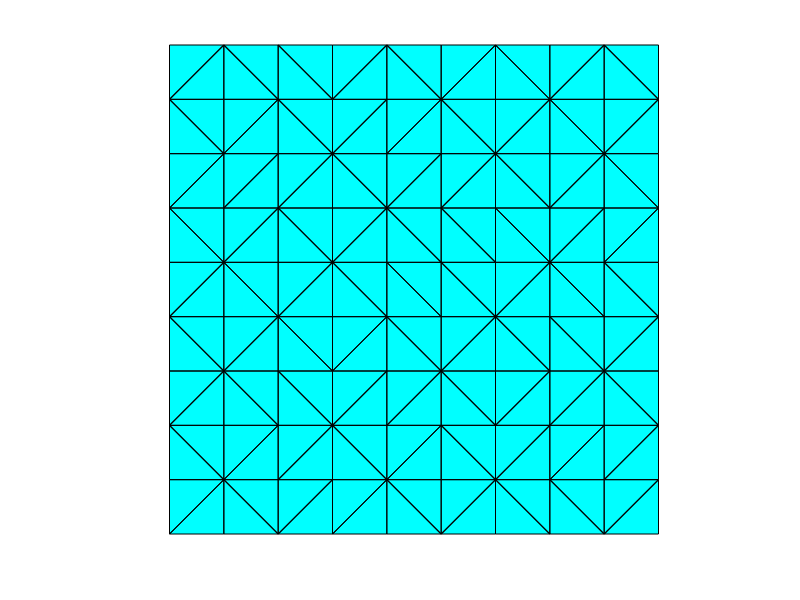
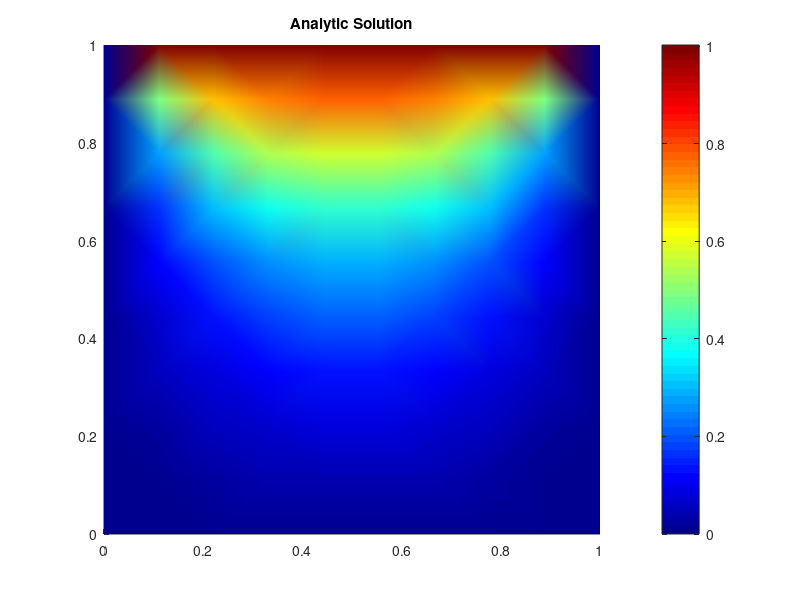
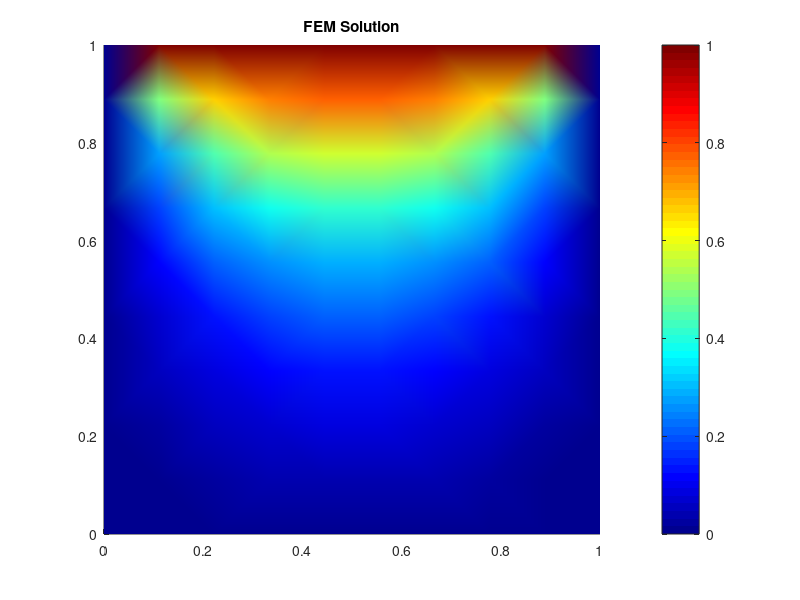

Here is the MATLAB script that generated these plots, in order: (Note: this script raises an error after producing the figures.)
clc;
clear;
close all;

V0 = 1;
W = 1;
H = 1;

Nx = 10;
Ny = 10;

dx = W/(Nx-1);
dy = H/(Ny-1);

% allocate memory for mesh nodes & connectivity list
p = zeros(2,Nx*Ny);

index = 0;
for i = 1:Ny
    y = ((i-1)*H)/(Ny-1);
    for j = 1:Nx
        x = ((j-1)*W)/(Nx-1);
        index = index + 1;
        p([1,2],index) = [x,y];
    end
end

cl = delaunay(p')'; % good for convex domain

patch('faces',cl','vertices',p','facecolor','c','edgecolor','k')
axis off equal

% Analytic solution
Vex = zeros(Nx*Ny,1);

for k = 1:100
    Vex = Vex + (sin((2*k-1)*pi*p(1,:)'/W).*sinh((2*k-1)*pi*p(2,:)'/W))...
        ./((2*k-1)*sinh((2*k-1)*pi*H/W));
    % sinh -> inf as k -> 110, stopped infinite summation at k = 100
end
Vex = Vex*4*V0/pi;

figure;
patch('faces',cl','vertices',p','edgecolor','none','facecolor','interp','facevertexcdata',Vex)
colorbar
colormap('jet')
title("Analytic Solution")


% allocate memory for stiffness matrix and load vector
% using sparse matrix
Ne = size(cl,2);
Nn = Nx*Ny;
IndexI = zeros(9,Ne);
IndexJ = zeros(9,Ne);
valK = zeros(9,Ne);
f = zeros(Nn,1);
Ae = dx*dy/2; % area of every element is the same

x13 = p(1,cl(1,:)) - p(1,cl(3,:));
x31 = -x13;
x23 = p(1,cl(2,:)) - p(1,cl(3,:));
x32 = -x23;
x12 = p(1,cl(1,:)) - p(1,cl(2,:));
x21 = -x12;
y12 = p(2,cl(1,:)) - p(2,cl(2,:));
y21 = -y12;
y23 = p(2,cl(2,:)) - p(2,cl(3,:));
y32 = -y23;
y31 = p(2,cl(3,:)) - p(2,cl(1,:));
y13 = -y31;

% M11
IndexI(1,:) = cl(1,:);
IndexJ(1,:) = cl(1,:);
valK(1,:) = (-1./(4*Ae)).*(y23.^2 + x32.^2);

% M21
IndexI(2,:) = cl(2,:);
IndexJ(2,:) = cl(1,:);
valK(2,:) = (-1./(4*Ae)).*(y23.*y31 + x32.*x13);

% M12
IndexI(4,:) = cl(1,:);
IndexJ(4,:) = cl(2,:);
valK(4,:) = valK(2,:);

% M31
IndexI(3,:) = cl(3,:);
IndexJ(3,:) = cl(1,:);
valK(3,:) = (-1./(4*Ae)).*(y23.*y12 + x32.*x21);

% M13
IndexI(7,:) = cl(1,:);
IndexJ(7,:) = cl(3,:);
valK(7,:) = valK(3,:);

% M22
IndexI(5,:) = cl(2,:);
IndexJ(5,:) = cl(2,:);
valK(5,:) = (-1./(4*Ae)).*(y31.^2 + x13.^2);

% M33
IndexI(9,:) = cl(3,:);
IndexJ(9,:) = cl(3,:);
valK(9,:) = (-1./(4*Ae)).*(y12.^2 + x21.^2);

% M32
IndexI(6,:) = cl(3,:);
IndexJ(6,:) = cl(2,:);
valK(6,:) = (-1./(4*Ae)).*(y31.*y12 + x13.*x21);

% M23
IndexI(8,:) = cl(2,:);
IndexJ(8,:) = cl(3,:);
valK(8,:) = valK(6,:);

% stiffness matrix
K = sparse(IndexI,IndexJ,valK);

% imposing Dirichlet boundary conditions
% top points
index = Nx*(Ny-1)+1:Nx*Ny;
K(index,:) = 0;
for i = index
    K(i,i) = 1;
end
% f(index) = V0*sin(pi*p(1,index));
f(index) = V0;

% bottom index
index = abs(p(2,:) - 0) < 1e-6;
index = bitor(index,abs(p(1,:) - 0) < 1e-6);
index = bitor(index,abs(p(1,:) - W) < 1e-6);
tmp = 1:Nn;
index = tmp(index);
K(index,:) = 0;
for i = index
    K(i,i) = 1;
end
f(index) = 0; % should this be there?

% solving system of equations
V = K\f;

figure;
patch('faces',cl','vertices',p','edgecolor','none','facecolor','interp',...
    'facevertexcdata',V,'edgecolor','none')
colorbar
colormap('jet')
title("FEM Solution")

figure;
index = 11:Nx:Nx*Ny+1;
plot(linspace(0,1,length(index)),Vex(fliplr(index)),'r')
hold on
plot(linspace(0,1,length(index)),V(fliplr(index)),'b')
hold off
